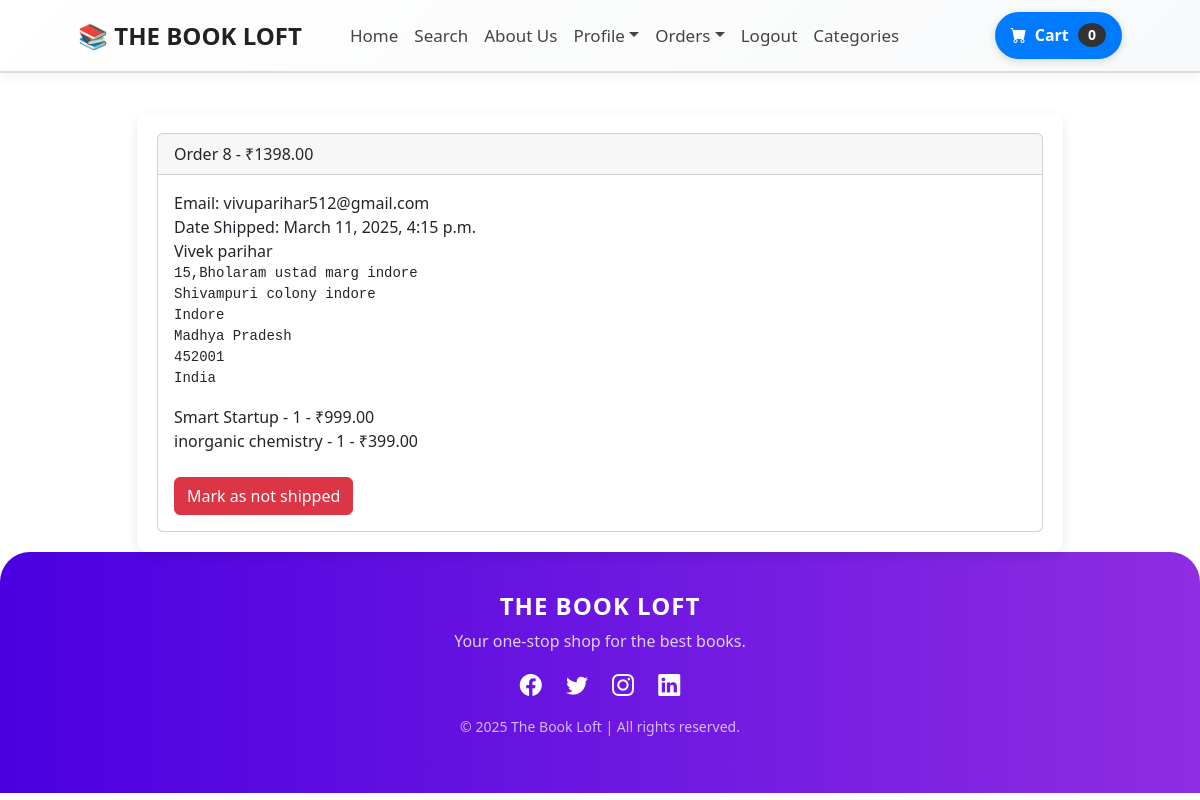
The app's page /payment/orders/8 (signed in) with its own data.
### payment/models.py (models this page shows, shortened)
class Order(models.Model):
    user = models.ForeignKey(User, on_delete=models.CASCADE, null=True, blank=True)
    full_name = models.CharField(max_length=250)
    email = models.EmailField(max_length=250)
    shipping_address = models.TextField(max_length=1500)
    amount_paid = models.DecimalField(max_digits=10, decimal_places=2)
    date_ordered = models.DateTimeField(auto_now_add=True)
    shipped = models.BooleanField(default=False)
    date_shipped = models.DateTimeField(blank=True, null=True)

class OrderdItem(models.Model):
    order = models.ForeignKey(Order, on_delete=models.CASCADE, null=True)
    product = models.ForeignKey(Product, on_delete=models.CASCADE, null=True)
    user = models.ForeignKey(User, on_delete=models.CASCADE, null=True, blank=True)
    quantity = models.PositiveBigIntegerField(default=1)
    price = models.DecimalField(max_digits=10, decimal_places=2)

### store/models.py (models this page shows)
class Product (models.Model):
      name = models.CharField(max_length=255)
      price = models.DecimalField(default=0, decimal_places=2,max_digits=8)
      Category = models.ForeignKey(Category, on_delete=models.CASCADE, default=1)
      description = models.CharField(max_length=250, default='', blank=True, null=True)
      image = models.ImageField(upload_to='uploads/product/')
      is_sale = models.BooleanField(default=False)
      sale_price =  models.DecimalField(default=0, decimal_places=2,max_digits=8)
      def __str__(self):
            return self.name

### payment/views.py (the view, shortened to what this page needs)
# urls.py: path('orders/<int:pk>', views.orders, name='orders'),
def orders(request, pk):
    if request.user.is_authenticated and request.user.is_superuser:
        order = Order.objects.get(id=pk)
        items = OrderdItem.objects.filter(order=pk)
        return render(request, 'payment/orders.html', {"order":order, "items":items})
    else:
        messages.success(request, "Access denied..!")
        return redirect ('home')

### cart/cart.py (called while the page is built)
    def __len__(self):
        return len(self.cart)

### cart/context_processors.py (called while the page is built)
def cart(request):
    return {'cart': Cart(request)}

### payment/templates/payment/orders.html (shortened to what this page needs)
{% extends 'base.html' %}
{% block content %}
<div class="container about-container">
    <div class="row justify-content-center">
        <div class="col-lg-10">
            <div class="table-container">
                <div class="card">
                    <div class="card-header">
                      Order {{ order.id }} - ₹{{ order.amount_paid}}
                    </div>
                    <div class="card-body">
                      Email: {{ order.email }}<br/>
                      {% if order.date_shipped %}
                      Date Shipped: {{ order.date_shipped }}
                      {% else %}
                      Date Ordered: {{ order.date_ordered }}
                      {% endif %}
                      <br/>
                      {{ order.full_name }}<br/>
                      <pre>{{ order.shipping_address }}<br/></pre>
                        {% for item in items %}
                           {{ item.product }} - {{ item.quantity }} - ₹{{ item.price }}<br/>
                        {% endfor %}
                        <br/>
                        {% if not order.shipped %}
                        <form method="POST">
                            {% csrf_token %}
                            <input type="hidden" name="shipping_status" value="true">
                            <button type="submit" class="btn btn-success">Mark as shipped</button>
                        </form>
                        {% else %}
                        <form method="POST">
                            <button type="submit" class="btn btn-danger">Mark as not shipped</button>
                        </form>
                        {% endif %}
                    </div>
                  </div>
            </div>
        </div>
    </div>
</div>
{% endblock %}

### payment/templates/payment/orders.html (style rules this page uses)
.about-container { margin-top: 40px; }
.table-container { background: white; padding: 20px; border-radius: 10px; box-shadow: 0px 4px 10px rgba(0, 0, 0, 0.1); }

### records on screen
Order: id "8", amount_paid "1398.00", email "vivuparihar512@gmail.com", date_shipped "March 11, 2025, 4:15 p.m.", full_name "Vivek parihar", shipping_address "15,Bholaram ustad marg indore Shivampuri colony indore Indore Madhya Pradesh 452001 India"
OrderdItem: product "Smart Startup", quantity "1", price "999.00"
OrderdItem: product "inorganic chemistry", quantity "1", price "399.00"

### other values on screen
{{ cart|length }} "0"
